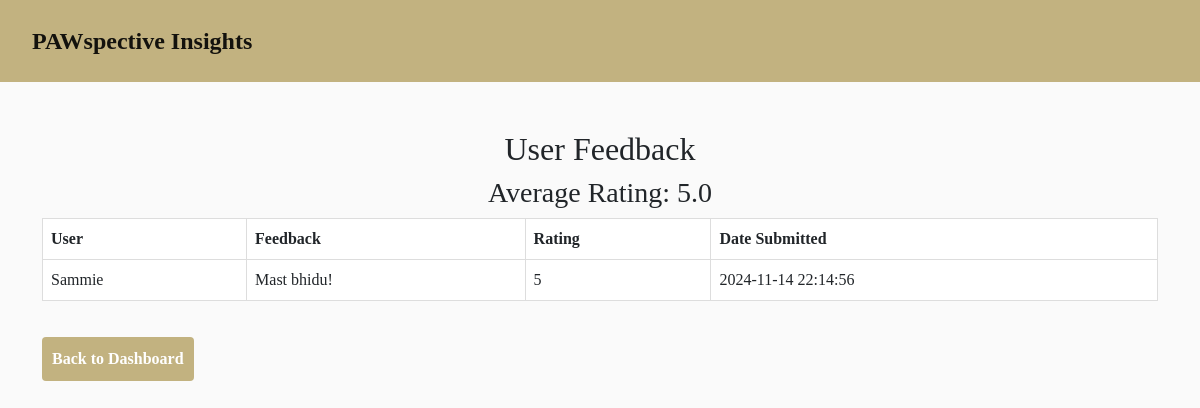
Page /admin/feedback (signed in) on the earlier database version.
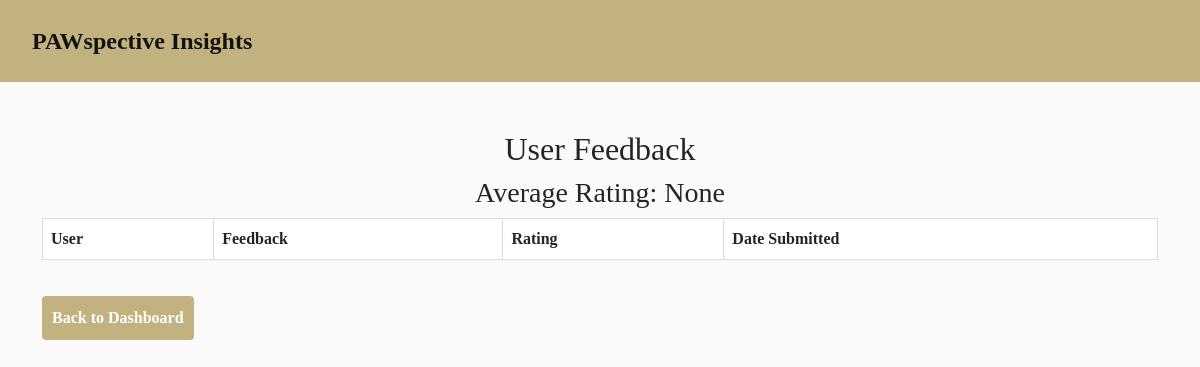
Same page on the later database version.
### app.py (models this page shows)
class Feedback(db.Model):
    id = db.Column(db.Integer, primary_key=True)
    user_id = db.Column(db.Integer, db.ForeignKey('user.id', ondelete='CASCADE'), nullable=False)
    feedback_text = db.Column(db.Text, nullable=False)
    rating = db.Column(db.Integer, nullable=False)
    timestamp = db.Column(db.DateTime, default=lambda: datetime.now().replace(tzinfo=pytz.utc))
    user = db.relationship('User', backref=db.backref('feedbacks', lazy=True, cascade="all, delete"))

class User(db.Model):
    id = db.Column(db.Integer, primary_key=True)
    name = db.Column(db.String(100), nullable=False)
    address = db.Column(db.String(200), nullable=False)
    city = db.Column(db.String(100), nullable=False)
    province = db.Column(db.String(100), nullable=False)
    country = db.Column(db.String(100), nullable=False)
    postal_code = db.Column(db.String(20), nullable=False)
    email = db.Column(db.String(100), unique=True, nullable=False)
    password = db.Column(db.String(100), nullable=False)
    dob = db.Column(db.String(20), nullable=False)
    is_admin = db.Column(db.Boolean, default=False)  # New field for admin role
    date_created = db.Column(db.DateTime, default=datetime.now())

### app.py (the view)
@app.route('/admin/feedback')
def admin_feedback():
    if 'user' not in session or not session['user']['is_admin']:
        flash("Admin access required.", "danger")
        return redirect(url_for('login'))
    feedbacks = (db.session.query(Feedback)
                 .join(User)
                 .filter(User.is_admin == False)
                 .order_by(Feedback.timestamp.desc())
                 .all())
    avg_rating = (db.session.query(db.func.avg(Feedback.rating))
                  .join(User)
                  .filter(User.is_admin == False)
                  .scalar())
    return render_template('admin_feedback.html', feedbacks=feedbacks, avg_rating=avg_rating)

### templates/admin_feedback.html (shortened to what this page needs)
<!DOCTYPE html>
<html lang="en">
<head>
    <link href="https://cdn.jsdelivr.net/npm/bootstrap@5.0.2/dist/css/bootstrap.min.css" rel="stylesheet">
    <link rel="stylesheet" href="{{ url_for('static', filename='css/style.css') }}">
</head>
<body>
    <header class="header">
        <nav class="navbar navbar-expand-lg navbar-light" style="background-color: #c2b280;">
            <div class="container-fluid">
                <a class="navbar-brand" href="/">PAWspective Insights</a>
            </div>
        </nav>
    </header>
    <div class="container mt-5">
        <h2 class="text-center">User Feedback</h2>
        <h3 class="text-center">Average Rating: {{ avg_rating }}</h3>
        <div class="table-responsive">
            <table class="table table-bordered">
                <tr>
                    <th>User</th>
                    <th>Feedback</th>
                    <th>Rating</th>
                    <th>Date Submitted</th>
                </tr>
                {% for feedback in feedbacks %}
                <tr>
                    <td>{{ feedback.user.name }}</td>
                    <td>{{ feedback.feedback_text }}</td>
                    <td>{{ feedback.rating }}</td>
                    <td>{{ feedback.timestamp.strftime('%Y-%m-%d %H:%M:%S') }}</td>
                </tr>
                {% endfor %}
            </table>
        </div>
        <a href="{{ url_for('admin_dashboard') }}" class="btn btn-custom mt-3">Back to Dashboard</a>
    </div>
</body>
</html>

Differences in the rows shown:
removed Feedback: user.name "Sammie", feedback_text "Mast bhidu!", rating "5", timestamp "2024-11-14 22:14:56"
Other differences:
{{ avg_rating }}: "5.0" → "None"
